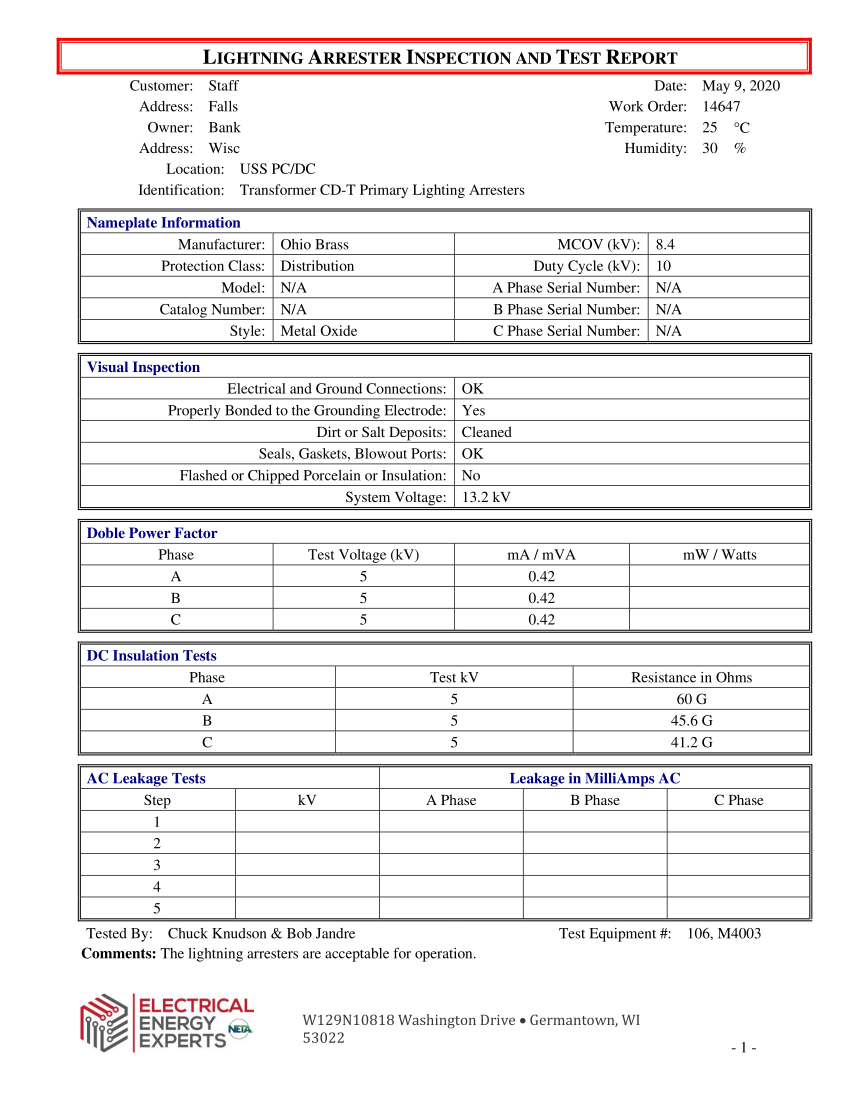
#> input picture Forms_png/11028019_LAAR_20200520090241-1.png, 1700 x 2200 px (shown at 1/2 size); its folder holds only this picture in this run
$ python shape_detect.py
#> lines starting #> are read from the running program, lines starting #| are printed output that depends on the picture; after the words box and inside, x2 and y2 are one past the last pixel; in counts of white or black regions, pixels touching at a corner belong together
import cv2
import os

images = []
for file in os.listdir('Forms_png'):
    path = 'Forms_png/' + str(file)
    images.append(path)

imgOri = cv2.imread(images[0])
#> imgOri is the input picture: shape (2200, 1700, 3); mean B, G, R 238.6, 238.1, 240

# Scale down image
scale = 0.5
w = int(imgOri.shape[1] * scale)
#> w = 850
h = int(imgOri.shape[0] * scale)
#> h = 1100
dim = (w, h)
#> dim = (850, 1100)
img = cv2.resize(imgOri, dim, interpolation=cv2.INTER_AREA)
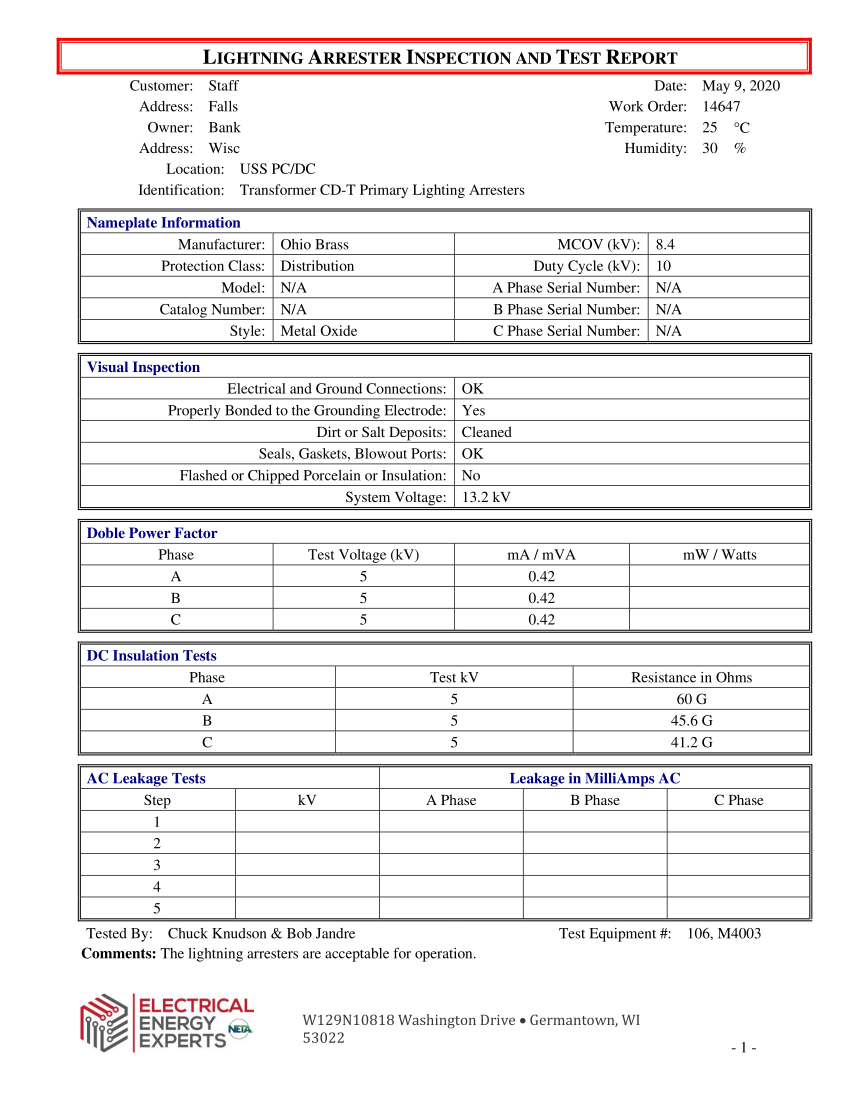
#> img: shape (1100, 850, 3); mean B, G, R 238.6, 238.2, 240.1

# copy image to draw on later
imgContours = img.copy()


def find_shapes(image, min_area):
    # Find contours, specifically external contours
    contours, hierarchy = cv2.findContours(image, cv2.RETR_EXTERNAL, cv2.CHAIN_APPROX_NONE)
    # Get the area of the contours detected
    tables = []
    for c in contours:
        area = cv2.contourArea(c)
        # If the area is greater than minimum threshold
        if area > min_area:
            cv2.drawContours(imgContours, c, -1, (0, 0, 0), 5)
            peri = cv2.arcLength(c, True)
            approx = cv2.approxPolyDP(c, 0.02 * peri, True)
            x, y, w, h = cv2.boundingRect(approx)
            tables.append([y, x, (y + h), (x + w)])
            cv2.rectangle(imgContours, (x, y), (x + w, y + h), (255, 0, 255), 2)
            # cv2.putText(imgContours,str(area),(x,y),1,2,(255,0,0),2)
    return tables


# Detect edges
edges = cv2.Canny(img, 50, 50)
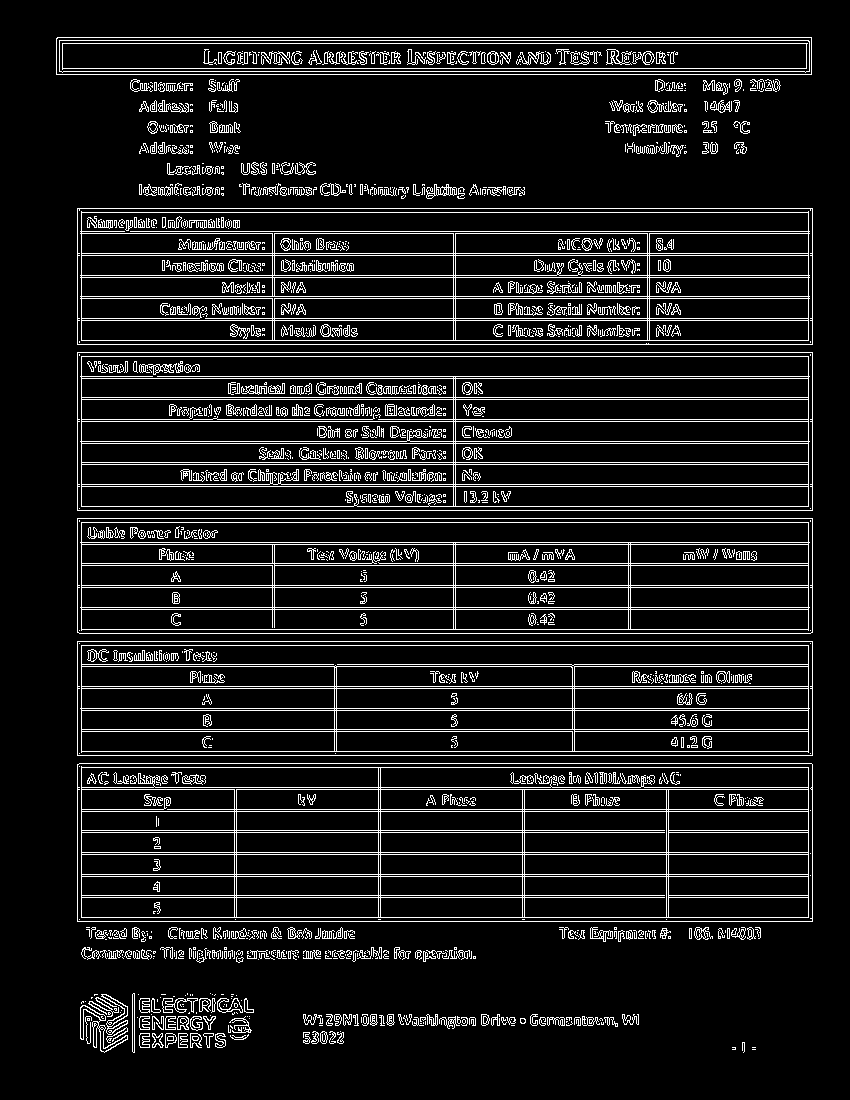
#> edges: shape (1100, 850); 10.2% white in thin lines or dots, all inside (x1, y1, x2, y2) = (56, 37, 813, 1053)
tables = find_shapes(edges, 50000)
#> in find_shapes, `contours, hierarchy = cv2.findContours(image, cv2.RETR_EXTERNAL, cv2.C..`: contours = 522 contours, 392 with area under 20; largest, box (x1, y1, x2, y2) and area: (77, 352, 813, 511) 116130, (77, 763, 813, 922) 116128, (77, 208, 813, 345) 99960, (77, 518, 813, 634) 84522, (77, 641, 813, 756) 83790
#> the loop in find_shapes, `for c in contours:` made 522 passes
#> (area, peri, approx, y, h) on passes 293 to 297: (116128, 1784.8, [[77, 764], [77, 921], [812, 921], [811, 763]], 763, 159), (83790, 1698, [[77, 641], [77, 755], [812, 755], [812, 641]], 641, 115), (84522, 1698.8, [[77, 518], [79, 633], [812, 632], [812, 518]], 518, 116), (116130, 1786, [[77, 352], [77, 510], [812, 510], [812, 352]], 352, 159), (99960, 1742, [[77, 208], [77, 344], [812, 344], [812, 208]], 208, 137)
#> area on passes 5, 9, 10, 12, 13, 14: 22.5, 82, 60, 87.5, 108, 87.5
#> after the loop in find_shapes, `for c in contours:`:
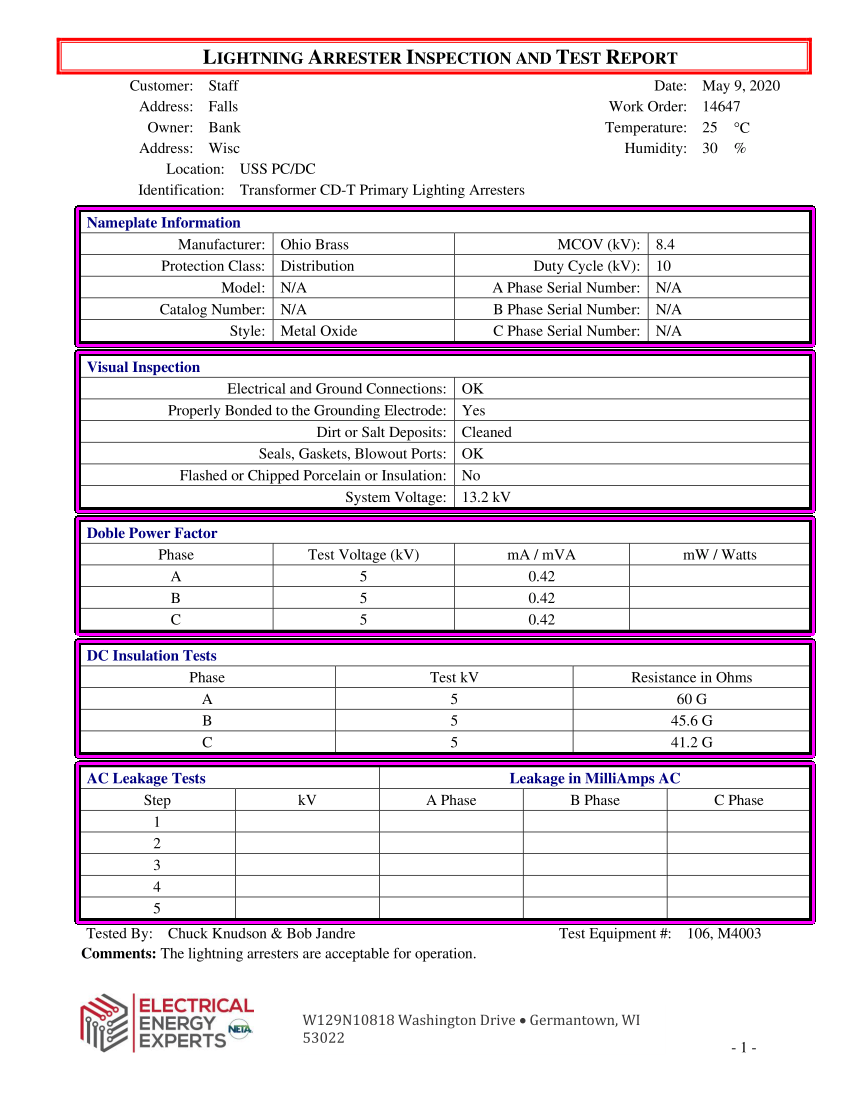
#> imgContours: shape (1100, 850, 3); 6.51% of pixels changed, all inside (x1, y1, x2, y2) = (74, 205, 816, 925)
#> after the loop in find_shapes, `for c in contours:`: tables = [[763, 77, 922, 813], [641, 77, 756, 813], [518, 77, 634, 813], [352, 77, 511, 813], [208, 77, 345, 813]]

cv2.imshow('Shape', imgContours)
cv2.waitKey(0)
for t in tables:
    cv2.imshow('Shape', imgContours[t[0]:t[2],t[1]:t[3]])
    cv2.waitKey(0)
#> this loop made 5 passes
#> pass 1, `cv2.imshow('Shape', imgContours[t[0]:t[2],t[1]:t[3]])`:
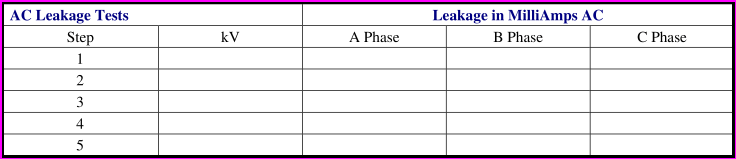
#> window 'Shape': shape (159, 736, 3); mean B, G, R 235, 228, 233.8
#> pass 2, `cv2.imshow('Shape', imgContours[t[0]:t[2],t[1]:t[3]])`:
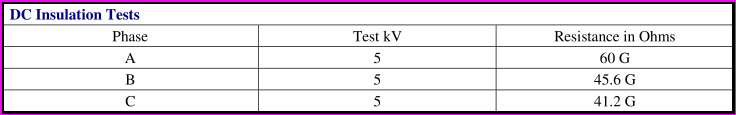
#> window 'Shape': shape (115, 736, 3); mean B, G, R 232.2, 223.8, 231.5

$ run again, on Forms_png/11059057_LAAR_20200721133733-1.png
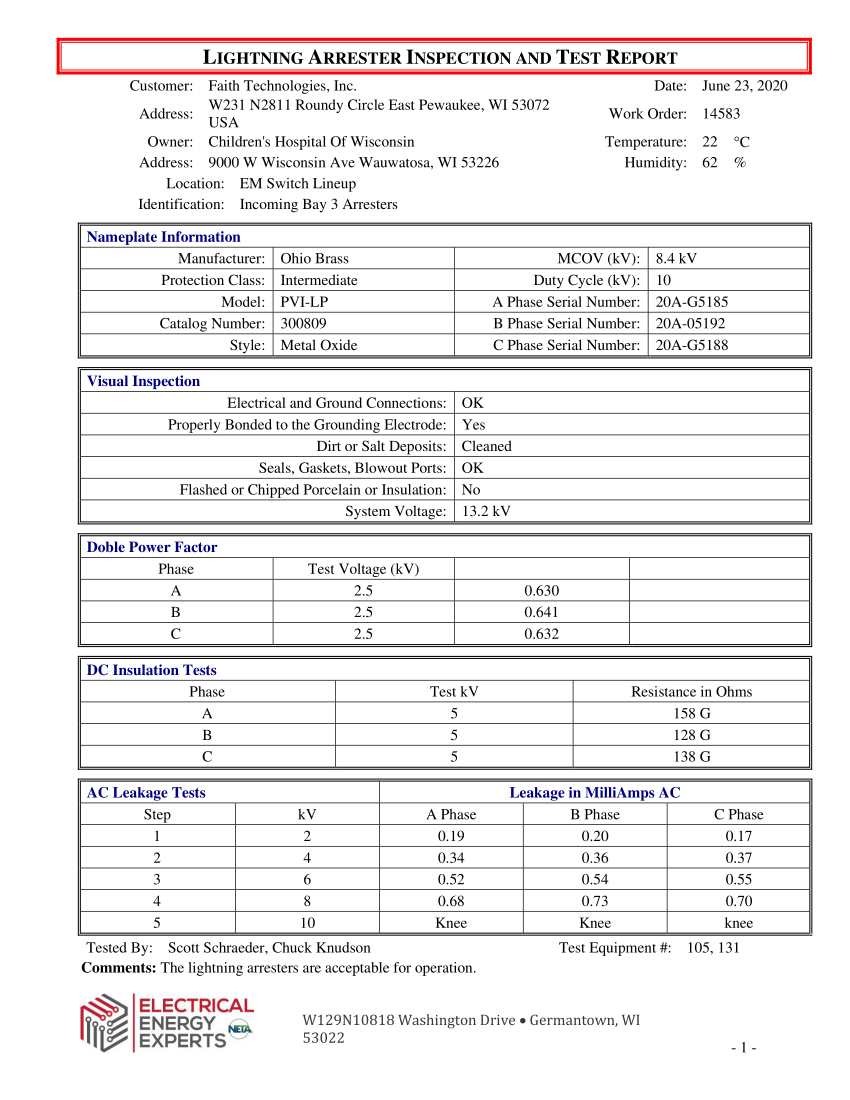
#> input picture Forms_png/11059057_LAAR_20200721133733-1.png, 1700 x 2200 px (shown at 1/2 size)
#> imgOri is the input picture: shape (2200, 1700, 3); mean B, G, R 237.6, 237.2, 239.1
#> `edges = cv2.Canny(img, 50, 50)`:
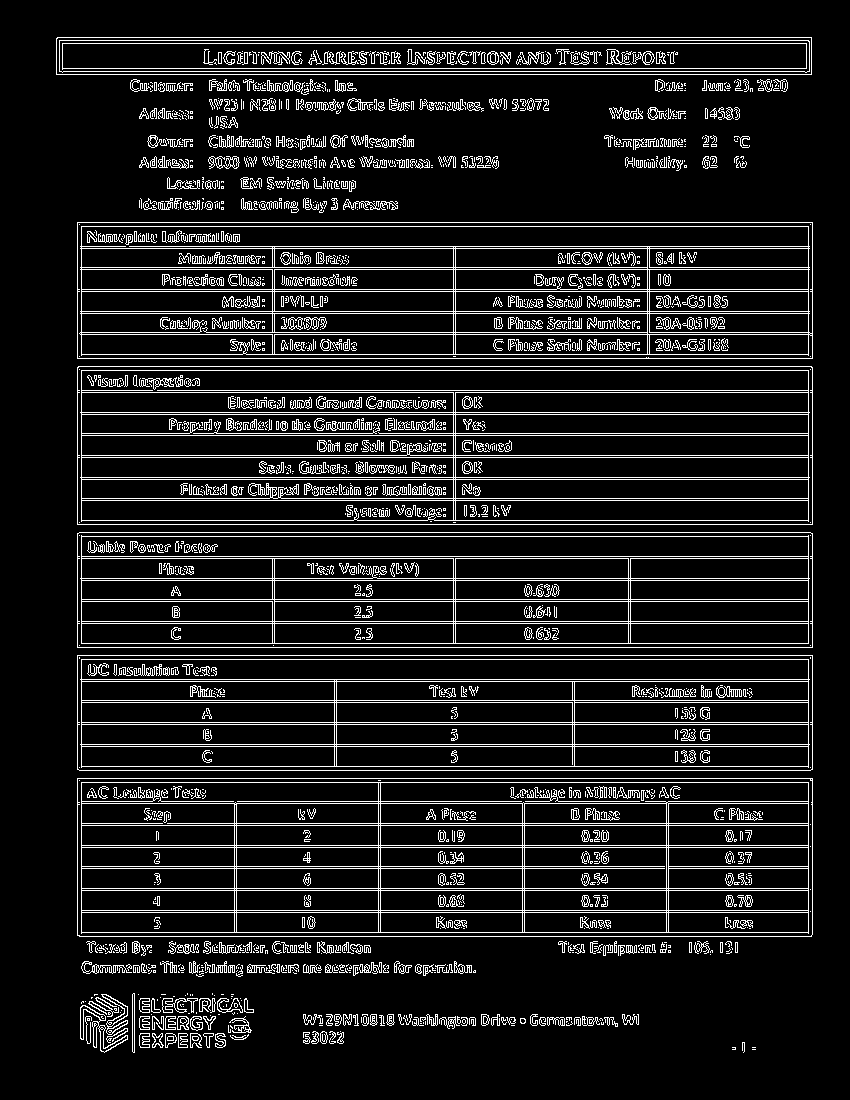
#> edges: shape (1100, 850); 10.8% white in thin lines or dots, all inside (x1, y1, x2, y2) = (56, 37, 813, 1053)
#> contours = 681 contours, 526 with area under 20; largest, box (x1, y1, x2, y2) and area: (77, 366, 813, 525) 116129, (77, 778, 813, 937) 116127, (77, 222, 813, 359) 99960, (77, 655, 813, 771) 84522, (77, 532, 813, 648) 84522
#> the loop in find_shapes, `for c in contours:` made 681 passes
#> (area, peri, approx, y, h) on passes 281 to 285: (116127, 1784.8, [[77, 778], [79, 936], [812, 934], [812, 778]], 778, 159), (84522, 1698.8, [[77, 655], [79, 770], [812, 769], [812, 655]], 655, 116), (84522, 1698.8, [[77, 533], [77, 647], [812, 647], [810, 532]], 532, 116), (116129, 1784.8, [[77, 367], [77, 524], [812, 524], [811, 366]], 366, 159), (99960, 1742, [[77, 222], [77, 358], [812, 358], [812, 222]], 222, 137)
#> after the loop in find_shapes, `for c in contours:`: tables = [[778, 77, 937, 813], [655, 77, 771, 813], [532, 77, 648, 813], [366, 77, 525, 813], [222, 77, 359, 813]]
#> the loop `for t in tables:` made 5 passes
#> pass 2, `cv2.imshow('Shape', imgContours[t[0]:t[2],t[1]:t[3]])`:
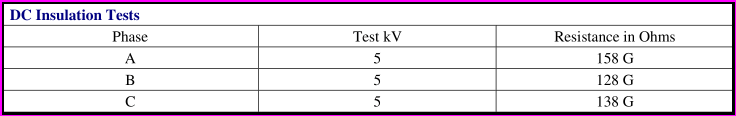
#> window 'Shape': shape (116, 736, 3); mean B, G, R 231.8, 223.5, 231.1
